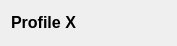
       <widget class="QWidget" name="horizontalLayoutWidget_8">
        <property name="geometry">
         <rect>
          <x>10</x>
          <y>170</y>
          <width>174</width>
          <height>31</height>
         </rect>
        </property>
        <layout class="QHBoxLayout" name="horizontalLayout_11">
         <item>
          <widget class="QLabel" name="p_label_profileX_title">
           <property name="text">
            <string>&lt;html&gt;&lt;head/&gt;&lt;body&gt;&lt;p align=&quot;center&quot;&gt;&lt;span style=&quot; font-size:12pt; font-weight:600;&quot;&gt;Profile X&lt;/span&gt;&lt;/p&gt;&lt;/body&gt;&lt;/html&gt;</string>
           </property>
          </widget>
         </item>
         <item>
          <widget class="QPushButton" name="p_pushButton_profileX_start">
           <property name="minimumSize">
            <size>
             <width>24</width>
             <height>24</height>
            </size>
           </property>
           <property name="maximumSize">
            <size>
             <width>24</width>
             <height>24</height>
            </size>
           </property>
           <property name="styleSheet">
            <string notr="true">QPushButton {
background-image: url(:/images/start_button_25.png);
background-repeat: no-repeat; 
background-position: center;
border-style: raised; 
border-width: 0px;
}

QPushButton:pressed {
border-style: raised; 
border-width: 1px;
border-color: white;
}</string>
           </property>
           <property name="text">
            <string/>
           </property>
          </widget>
         </item>
         <item>
          <widget class="QPushButton" name="p_pushButton_profileX_autocenter">
           <property name="minimumSize">
            <size>
             <width>24</width>
             <height>24</height>
            </size>
           </property>
           <property name="maximumSize">
            <size>
             <width>24</width>
             <height>24</height>
            </size>
           </property>
           <property name="toolTip">
            <string extracomment="Auto center"/>
           </property>
           <property name="toolTipDuration">
            <number>2</number>
           </property>
           <property name="styleSheet">
            <string notr="true">QPushButton {
background-image: url(:/images/bullseye_25.png);
background-repeat: no-repeat; 
background-position: center;
border-style: raised; 
border-width: 0px;
}

QPushButton:pressed {
border-style: raised; 
border-width: 1px;
border-color: white;
}</string>
           </property>
           <property name="text">
            <string/>
           </property>
          </widget>
         </item>
         <item>
          <widget class="QPushButton" name="p_pushButton_profileX_show">
           <property name="minimumSize">
            <size>
             <width>24</width>
             <height>24</height>
            </size>
           </property>
           <property name="maximumSize">
            <size>
             <width>24</width>
             <height>24</height>
            </size>
           </property>
           <property name="styleSheet">
            <string notr="true">QPushButton {
background-image: url(:/images/visible_25.png);
background-repeat: no-repeat; 
background-position: center;
border-style: raised; 
border-width: 0px;
}

QPushButton:pressed {
border-style: raised; 
border-width: 1px;
border-color: white;
}</string>
           </property>
           <property name="text">
            <string/>
           </property>
          </widget>
         </item>
        </layout>
       </widget>
